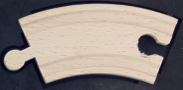
#> input picture TemplateMatching/template_curve_left.png, 183 x 90 px, found by its file name
$ python corners_main.py   (older library calls are emulated)
#> lines starting #> are read from the running program, lines starting #| are printed output that depends on the picture
### TemplateMatching/template_matching.py
#import modules
# import cv2
from cv2 import cv2
import numpy as np
from matplotlib import pyplot as plt
import math

# [8 lines of commented-out code are left out]

"""
#template matching function determines the type of static tray
def trayType(img_bgr, img_template_straight, img_template_left, img_template_right, show = False):

    foundTemplate = False

    # TODO: NEED TO ACCOUNT FOR A BLANK TRAY

    img_rgb = cv2.cvtColor(img_bgr, cv2.COLOR_BGR2RGB)
    img_gray = cv2.cvtColor(img_bgr, cv2.COLOR_BGR2GRAY)

    temp_h, temp_w = img_template.shape[:2]
    #print(temp_w, temp_h)

    temp_ratio = temp_w / temp_h
    if temp_ratio < 1.9:
        threshold = 0.9
    else:
        threshold = 0.9

    res = cv2.matchTemplate(img_gray,img_template,cv2.TM_CCOEFF_NORMED)
    #threshold = 0.95
    loc = np.where( res >= threshold)

    loc_arr = []
    pt_list = []

    for pt in zip(*loc[::-1]):
        loc_arr.append(pt)

    if(loc_arr == []):
        foundTemplate = False
    else:
        foundTemplate = True

    if(foundTemplate):

        pt_list = [loc_arr[0]]
        for loc in loc_arr:
            dist_list = []
            for pt in pt_list:
                dist = math.hypot(loc[0] - pt[0], loc[1] - pt[1])
                dist_list.append(dist)
            dist_array = np.array(dist_list)
            if ((dist_array >= temp_h/2).sum() == dist_array.size).astype(np.int):
                pt_list.append(loc)

        #print(pt_list)

        if(show):
            for pt in pt_list:
                cv2.rectangle(img_rgb, pt, (pt[0] + temp_w, pt[1] + temp_h), (0,0,255), 2)

            ds=7
            plt.figure(figsize = (ds,ds))
            plt.imshow(img_rgb)
            plt.title('Templates found')
            plt.axis('off')
            plt.show()

    return pt_list , foundTemplate
"""

#template matching function returns list of matched locations
def templateMatching(img_bgr, img_template,show = False):

    foundTemplate = False

    # TODO: NEED TO ACCOUNT FOR A BLANK TRAY

    img_rgb = cv2.cvtColor(img_bgr, cv2.COLOR_BGR2RGB)
    img_gray = cv2.cvtColor(img_bgr, cv2.COLOR_BGR2GRAY)

    temp_h, temp_w = img_template.shape[:2]
    #print(temp_w, temp_h)

    temp_ratio = temp_w / temp_h
    if temp_ratio < 1.9:
        threshold = 0.9
    else:
        threshold = 0.9

    res = cv2.matchTemplate(img_gray,img_template,cv2.TM_CCOEFF_NORMED)
    #threshold = 0.95
    loc = np.where( res >= threshold)

    loc_arr = []
    pt_list = []

    for pt in zip(*loc[::-1]):
        loc_arr.append(pt)

    if(loc_arr == []):
        foundTemplate = False
    else:
        foundTemplate = True

    if(foundTemplate):

        pt_list = [loc_arr[0]]
        for loc in loc_arr:
            dist_list = []
            for pt in pt_list:
                dist = math.hypot(loc[0] - pt[0], loc[1] - pt[1])
                dist_list.append(dist)
            dist_array = np.array(dist_list)
            if ((dist_array >= temp_h/2).sum() == dist_array.size).astype(np.int):
                pt_list.append(loc)

        #print(pt_list)

        if(show):
            for pt in pt_list:
                cv2.rectangle(img_rgb, pt, (pt[0] + temp_w, pt[1] + temp_h), (0,0,255), 2)

            ds=7
            plt.figure(figsize = (ds,ds))
            plt.imshow(img_rgb)
            plt.title('Templates found')
            plt.axis('off')
            plt.show()

    return pt_list , foundTemplate

#image cropping function crops image to matched template locations
# Returns the cropped image to be used by contouring
def imageCropping(img_bgr, img_template, match_list, show = False):

    temp_h, temp_w = img_template.shape[:2]
    img_h, img_w = img_bgr.shape[:2]

    temp_ratio = temp_w / temp_h
    if temp_ratio < 1.9:
        total_temp_w = temp_w * 1.378
        total_temp_h = temp_h * 1.351
    else:
        total_temp_w = temp_w * 1.097
        total_temp_h = temp_h * 1.205

    x_list = []
    y_list = []
    for match in match_list:
        x_list.append(match[0])
        y_list.append(match[1])

    #print(x_list, y_list)

    x_min = min(x_list)
    y_min = min(y_list)
    x_max = max(x_list)
    y_max = max(y_list)

    #print(x_min, y_min, x_max, y_max)

    if x_min < img_w*0.25:
        sub_x = 0
    elif x_min < img_w*0.5:
        sub_x = 1
    else:
        sub_x = 2

    if y_min < img_h*0.208:
        sub_y = 0
    elif y_min < img_h*0.417:
        sub_y = 1
    elif y_min < img_h*0.625:
        sub_y = 2
    else:
        sub_y = 3

    if x_max > img_w*0.5:
        add_x = 0
    elif x_max > img_w*0.25:
        add_x = 1
    else:
        add_x = 2

    if y_max > img_h*0.625:
        add_y = 0
    elif y_max > img_h*0.417:
        add_y = 1
    elif y_max > img_h*0.208:
        add_y = 2
    else:
        add_y = 3

    x_min = int(x_min - sub_x*total_temp_w - 5)
    y_min = int(y_min - sub_y*total_temp_h - 5)
    x_max = int(x_max + add_x*total_temp_w + temp_w + 5)
    y_max = int(y_max + add_y*total_temp_h + temp_h + 5)

    #print(x_min, y_min, x_max, y_max)

    if x_min < 0:
        x_min = 0
    if y_min < 0:
        y_min = 0
    if x_max > img_w:
        x_max = img_w
    if y_max > img_h:
        y_max = img_h

    img_crop = img_bgr[y_min:y_max, x_min:x_max]

    # TODO: come back to this
    # cv2.imwrite('img_crop.png',img_crop)

    # Change from bgr to rgb for matplot lib
    img_crop_rgb = cv2.cvtColor(img_crop, cv2.COLOR_BGR2RGB)

    if(show):
        ds=7
        plt.figure(figsize = (ds,ds))
        plt.imshow(img_crop_rgb)
        plt.axis('off')
        plt.title('Cropped image')
        plt.show()

    # Return the cropped image to be used in the next function
    return img_crop


# [22 lines that do not run on import are left out]

### part.py
from cv2 import cv2
import numpy as np

'''
This file contains the parent "part class and the specific part classes that inherit from it.

The classes work by initialising with a contour. using that contour we can extract properties for the part.
The properties allow us to automatically QC pass or fail an object by comparing the parameters to the specific dimensionless ranges.

'''

# Want to use this class to initiate objects that can be added to a list and identified
class Part:

    # Initialise parameters that don't need to be passed on init
    childContours = []
    aspectRatioRange = []
    solidityRange = []
    areaPerimeterRange = []


    def __init__(self, contour):
        self.contour = contour


    # Establish whether the part is good or bad if it's properties fit inbetween the ranges
    # [64 lines left out: functions isQCPassed, reasonForFailure, centreXY, centreXYText, aspectRatio, angleOfRotation and 1 more, not called in this run]

    @property
    def areaPerimeterSqr(self):
        return self.area / (self.perimeter ** 2)

    # % that the contour fills the convex hull area
    # [17 lines left out: functions solidity, perimeter, not called in this run]


# Class to add in dimensionless ranges for defect part types
class Defect():

    def __init__(self, aspectRatio, solidity,areaPerimeter, reason):
        self.aspectRatio = aspectRatio
        self.solidity = solidity
        self.areaPerimeter = areaPerimeter
        self.reason = reason


# Following four classes inherit from the Part class and override the ranges and the failure reason class to establish why a part has failed
class StraightPart(Part):

    # These are the ranges used to classify a good straight part
    aspectRatioRange = [0.52,0.57]
    solidityRange = [0.80,0.85]
    areaPerimeterRange = [0.028,0.032]

    # These are the ranges of the defect part types
    holeInMiddle = Defect([0.52,0.56],[0.76,0.80],[0.019,0.023],"Hole in the middle")
    filledHole = Defect([0.53,0.565],[0.89,0.91],[0.037,0.047],"The hole is filled")
    onlyNotch = Defect([0.64,0.74],[0.91,0.93],[0.053,0.06],"Notch on its own")
    missingNotchHoleFilled = Defect([0.7,0.74],[0.96,1.0],[0.054,0.061],"Notch is missing and hole is filled")

    missingNotch = Defect([0.71,0.74],[0.88,0.92],[0.037,0.05],"Notch is missing")
    halfWidthWithHole = Defect([0.75,0.84],[0.82,0.88],[0.031,0.035],"Half split by width including hole")
    halfWidthWithHoleFilled = Defect([0.77,0.79],[0.96,0.99],[0.0540,0.0570],"Half split by width with hole filled")
    halfWidthWithNotch = Defect([0.93,0.99],[0.80,0.84],[0.038,0.042],"Half split by width including notch")


    # List that contains all the defect types
    failureReasons = [missingNotch,
                    halfWidthWithNotch,
                    halfWidthWithHole,
                    filledHole,

                    onlyNotch,
                    halfWidthWithHoleFilled,
                    holeInMiddle,
                    missingNotchHoleFilled
                    ]


    # Assign a reason for failure if the part did not pass QC
    # [12 lines left out: function reasonForFailure, not called in this run]


class CurvedPart(Part):

    # These are the ranges used to classify a good straight part
    aspectRatioRange = [0.43,0.47]
    solidityRange = [0.8,0.85]
    areaPerimeterRange = [0.027,0.031]


    # These are the ranges of the defect part types
    halfLengthWithNotch = Defect([0.21,0.25],[0.75,0.79],[0.022,0.027],"Half split by length with notch")
    halfLengthWithoutNotch = Defect([0.22,0.27],[0.92,0.96],[0.033,0.037],"Half split by length without notch")
    holeInMiddle = Defect([0.43,0.47],[0.77,0.81],[0.021,0.024],"Hole in the middle")
    filledHole = Defect([0.43,0.48],[0.85,0.91],[0.029,0.041],"The hole is filled")

    missingNotchHoleFilled = Defect([0.48,0.52],[0.89,0.93],[0.037,0.051],"Notch is missing and hole is filled")
    missingNotch = Defect([0.48,0.51],[0.85,0.89],[0.033,0.037],"Notch is missing")
    straightPiece = Defect([0.52,0.57],[0.8,0.85],[0.028,0.032],"Straight piece")
    onlyNotch = Defect([0.62,0.74],[0.91,0.94],[0.053,0.06],"Notch on its own")

    halfWidthWithHoleFilled = Defect([0.77,0.90],[0.93,0.98],[0.041,0.060],"Half split by width with hole filled")
    halfWidthWithNotch = Defect([0.72,0.82],[0.82,0.87],[0.039,0.043],"Half split by width including notch")
    halfWidthWithHole = Defect([0.77,0.89],[0.82,0.89],[0.033,0.037],"Half split by width including hole")


    # List that contains all the defected parts
    failureReasons = [missingNotch,
                    halfWidthWithNotch,
                    halfWidthWithHole,
                    filledHole,

                    onlyNotch,
                    holeInMiddle,
                    missingNotchHoleFilled,
                    straightPiece,

                    halfWidthWithHoleFilled,
                    halfLengthWithNotch,
                    halfLengthWithoutNotch
                    ]

    # Assign a reason for failure if the part did not pass QC
    # [12 lines left out: function reasonForFailure, not called in this run]


class MovingStraightPart(Part):

    aspectRatioRange = [0.48,0.55]
    solidityRange = [0.83,0.89]
    areaPerimeterRange = [0.031,0.037]


    # These are the ranges of the defect part types
    onlyNotch = Defect([0.40,0.49],[0.94,0.99],[0.051,0.058],"Notch on its own")
    holeInMiddle = Defect([0.46,0.50],[0.83,0.87],[0.026,0.031],"Hole in the middle")
    filledHole = Defect([0.46,0.50],[0.89,0.93],[0.043,0.048],"The hole is filled")
    missingNotch = Defect([0.59,0.63],[0.90,0.94],[0.038,0.042],"Notch is missing")

    missingNotchHoleFilled = Defect([0.60,0.64],[0.95,1.0],[0.054,0.058],"Notch is missing and hole is filled")
    halfWidthWithNotch = Defect([0.79,0.85],[0.83,0.87],[0.042,0.047],"Half split by width including notch")
    halfWidthWithHole = Defect([0.90,1.00],[0.82,0.86],[0.031,0.036],"Half split by width including hole")
    halfWidthWithHoleFilled = Defect([0.95,1.00],[0.92,0.96],[0.050,0.054],"Half split by width with hole filled")


    # List that contains all the defect types
    failureReasons = [
                    missingNotch,
                    halfWidthWithNotch,
                    halfWidthWithHole,
                    filledHole,

                    onlyNotch,
                    halfWidthWithHoleFilled,
                    holeInMiddle,
                    missingNotchHoleFilled
                    ]


    # Assign a reason for failure if the part did not pass QC
    # [12 lines left out: function reasonForFailure, not called in this run]


class MovingCurvedPart(Part):

    aspectRatioRange = [0.41,0.45]
    solidityRange = [0.85,0.90]
    areaPerimeterRange = [0.030,0.036]


    # These are the ranges of the defect part types
    halfLengthWithNotch = Defect([0.19,0.23],[0.84,0.89],[0.027,0.031],"Half split by length with notch")
    halfLengthWithoutNotch = Defect([0.22,0.27],[0.94,0.98],[0.034,0.038],"Half split by length without notch")
    holeInMiddle = Defect([0.40,0.44],[0.82,0.86],[0.025,0.029],"Hole in the middle")
    filledHole = Defect([0.40,0.45],[0.86,0.91],[0.039,0.043],"The hole is filled")

    # TODO: have another look for these guys
    # missingNotchHoleFilled = Defect([0.48,0.52],[0.89,0.93],[0.037,0.051],"Notch is missing and hole is filled")
    # missingNotch = Defect([0.48,0.51],[0.85,0.89],[0.033,0.037],"Notch is missing")
    onlyNotch = Defect([0.40,0.49],[0.94,0.99],[0.051,0.058],"Notch on its own")
    straightPiece = Defect([0.48,0.55],[0.83,0.89],[0.031,0.037],"Straight piece")

    halfWidthWithNotch = Defect([0.60,0.64],[0.87,0.91],[0.045,0.049],"Half split by width including notch")
    halfWidthWithHole = Defect([0.73,0.77],[0.87,0.91],[0.036,0.042],"Half split by width including hole")
    halfWidthWithHoleFilled = Defect([0.74,0.78],[0.94,0.98],[0.053,0.057],"Half split by width with hole filled")


    # List that contains all the defected parts
    failureReasons = [
        halfLengthWithNotch,
        halfLengthWithoutNotch,
        holeInMiddle,
        filledHole,

        straightPiece,
        onlyNotch,

        halfWidthWithHoleFilled,
        halfWidthWithNotch,
        halfWidthWithHole
    ]

    # Assign a reason for failure if the part did not pass QC
    # [12 lines left out: function reasonForFailure, not called in this run]

### corners_main.py
import numpy as np
from cv2 import cv2
from matplotlib import pyplot as plt
import part
from TemplateMatching import template_matching
import classification

'''
IT IS NO LONGER USED, JUST USED FOR REFERENCE
This file is for classifying static curved trays.
'''

if __name__ == "__main__":
    # getting the template part
    leftTemplateLocation = '/Users/heisenberg/RobotLab/robot_lab_inspection/TemplateMatching/template_curve_left.png'
    rightTemplateLocation = '/Users/heisenberg/RobotLab/robot_lab_inspection/TemplateMatching/template_curve.png'
    img_template = cv2.imread(leftTemplateLocation,0)
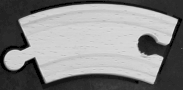
#> img_template: shape (90, 183); min 0, max 225, mean 135.4

    for i in range(14):
        # Getting the image to test on
        imageLocation = '/Users/heisenberg/University of Cambridge/Taba Gibb - Track and Train/Inspection/Dock Images/curve_left/group1/opencv_frame_{0}.png'.format(i)
        # imageLocation = '/Users/heisenberg/University of Cambridge/Taba Gibb - Track and Train/Inspection/Data/Corner/4/opencv_frame_{0}.png'.format(i)
        img_bgr = cv2.imread(imageLocation)
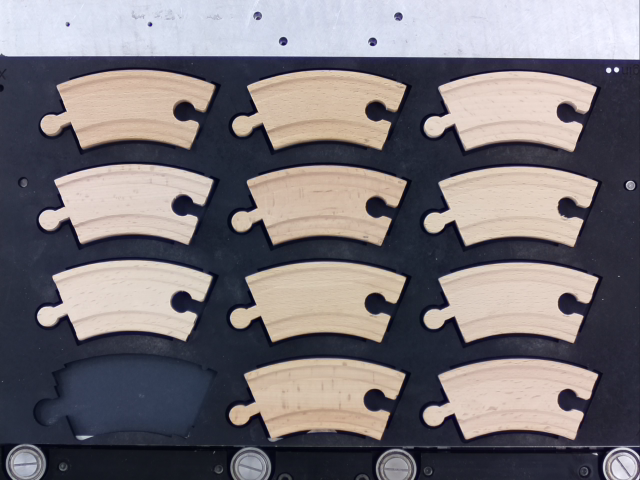
#> input picture TemplateMatching/Dock Images/curve_left/group1/opencv_frame_0.png, 640 x 480 px, found by its file name
#> img_bgr is the input picture: shape (480, 640, 3); mean B, G, R 121, 116.3, 121.2

        # Carry out template matching on the image
        match_list = template_matching.templateMatching(img_bgr, img_template)
#> in templateMatching, `img_gray = cv2.cvtColor(img_bgr, cv2.COLOR_BGR2GRAY)`:
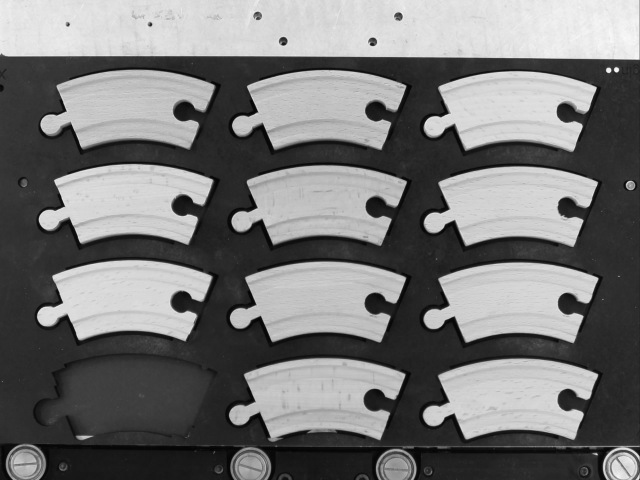
#> img_gray: shape (480, 640); min 4, max 249, mean 118.2
#> in templateMatching, `res = cv2.matchTemplate(img_gray,img_template,cv2.TM_CCOEFF_NORMED)`:
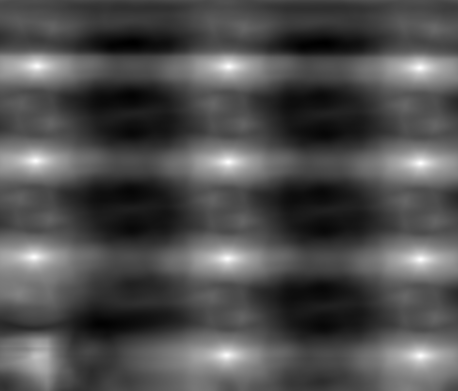
#> res: shape (391, 458) float32; min -0.394, max 0.997, mean 0.0387; drawn with min black and max white
#> in templateMatching, `loc = np.where( res >= threshold)`: loc = 268 positions, rows 64 to 357, columns 30 to 423
#> the loop in templateMatching, `for pt in zip(*loc[::-1]):` made 268 passes
#> pt on passes 1 to 3: (35, 64), (36, 64), (37, 64)
#> after the loop in templateMatching, `for pt in zip(*loc[::-1]):`: loc_arr = 268 pairs, first value 30 to 423, second value 64 to 357
#> in templateMatching, `pt_list = [loc_arr[0]]`: pt_list = [(35, 64)]
#> the loop in templateMatching, `for loc in loc_arr:` made 268 passes
#> (loc, dist_array) on passes 1 to 3: ((35, 64), [0]), ((36, 64), [1]), ((37, 64), [2])
#> after the loop in templateMatching, `for loc in loc_arr:`: pt_list = [(35, 64), (228, 64), (420, 65), (33, 159), (226, 160), (418, 161), (32, 255), (224, 257), (419, 257), (225, 353), (418, 354)]
#> match_list = ([(35, 64), (228, 64), (420, 65), (33, 159), (226, 160), (418, 161), (32, 255), (224, 257), (419, 257), (225, 353), (418, 354)], True)

        print(match_list)
#| ([(35, 64), (228, 64), (420, 65), (33, 159), (226, 160), (418, 161), (32, 255), (224, 257), (419, 257), (225, 353), (418, 354)], True)
        # Use the templates to crop the image
        img_crop_bgr = template_matching.imageCropping(img_bgr, img_template, match_list)
#> the loop in imageCropping, `for match in match_list:` made 2 passes
#> after the loop in imageCropping, `for match in match_list:`: x_list = [(35, 64)]; y_list = [(228, 64)]
#> (the run stopped early here; a loop or call above may not have finished)
